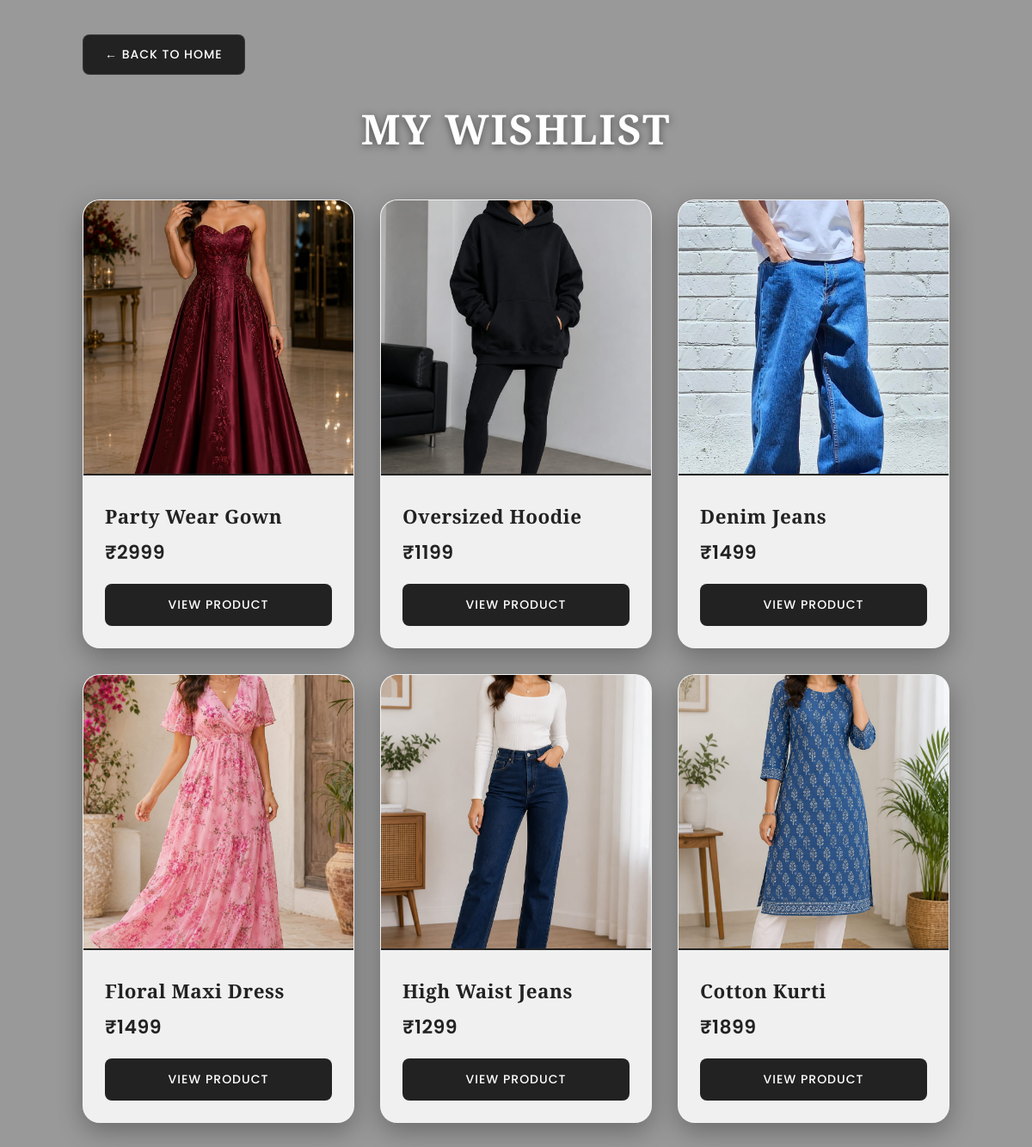
The app's page /wishlist_user/ (signed in) with its own data.
### specksapp/models.py (models this page shows)
class wishlist(models.Model):
    user=models.ForeignKey(Register,on_delete=models.CASCADE)
    product=models.ForeignKey(dress,on_delete=models.CASCADE,null=True,blank=True)
    added_at=models.DateTimeField(auto_now_add=True)

class dress(models.Model):
    name =  models.CharField(max_length=25,null=True,blank=True)
    user = models.ForeignKey('shopowner_register',on_delete=models.CASCADE,null=True,blank=True)
    price = models.IntegerField(null=True,blank=True)
    brand = models.CharField(max_length=25,null=True,blank=True)
    size = models.CharField(null=True,blank=True)
    material = models.CharField(max_length=25,null=True,blank=True)
    neckline = models.CharField(max_length=25,null=True,blank=True)
    sleeve_length = models.CharField(max_length=25,null=True,blank=True)
    length = models.CharField(null=True,blank=True)
    color = models.CharField(max_length=25,null=True,blank=True)
    pattern = models.CharField(max_length=25,null=True,blank=True)
    image = models.FileField(upload_to='images/',null=True,blank=True)
    discription =  models.CharField(max_length=150,null=True,blank=True)
    quantity = models.IntegerField(default=50)

### specksapp/views.py (the view)
# urls.py: path('wishlist_user/',views.wishlist_user,name='wishlist_user'),
def wishlist_user(request):
    if'email'not in request.session:
        return redirect('Login')
    email=request.session.get('email')
    user=models.Register.objects.get(email=email)
    wishlist=models.wishlist.objects.filter(user=user)
    return render(request,'wishlist_user.html',{'wishlist':wishlist})

### specksapp/templates/wishlist_user.html (shortened to what this page needs)
<!DOCTYPE html>
<html lang="en">
<head>
</head>
<body>
<div class="container">
    <a href="{% url 'home' %}" class="back-btn">
        ← Back to Home
    </a>
    <h1 class="title">My Wishlist</h1>
    {% if wishlist %}
    <div class="wishlist-grid">
        {% for item in wishlist %}
        <div class="card">
            <img src="{{ item.product.image.url }}" alt="Product">
            <div class="card-content">
                <h3 class="product-name">
                    {{ item.product.name }}
                </h3>
                <div class="price">
                    ₹{{ item.product.price }}
                </div>
                <a href="/product_detail/{{ items.product.id }}/" class="btn">
                    View Product
                </a>
            </div>
        </div>
        {% endfor %}
    </div>
    {% else %}
        <div class="empty">
            No products in your wishlist yet. ✨
        </div>
    {% endif %}
</div>
</body>
</html>

### specksapp/templates/wishlist_user.html (style rules this page uses)
* { margin: 0; padding: 0; box-sizing: border-box; font-family: 'Poppins', sans-serif; }
body { background: linear-gradient(rgba(0, 0, 0, 0.4), rgba(0, 0, 0, 0.4)), url('https://images.unsplash.com/photo-1558769132-cb1aea458c5e?q=80&w=1974&auto=format&fit=crop') no-repeat center center fixed; background-size: cover; min-height: 100vh; padding: 40px 8%; }
.container { max-width: 1200px; margin: auto; }
.back-btn { display: inline-block; text-decoration: none; color: white; background: #222; padding: 12px 25px; border-radius: 8px; font-size: 14px; font-weight: 500; letter-spacing: 1px; text-transform: uppercase; transition: all 0.3s ease; margin-bottom: 30px; border: 1px solid rgba(255, 255, 255, 0.1); }
.title { font-family: 'Playfair Display', serif; text-align: center; color: #ffffff; font-size: 3rem; margin-bottom: 50px; letter-spacing: 2px; text-transform: uppercase; text-shadow: 0 2px 10px rgba(0, 0, 0, 0.5); }
.wishlist-grid { display: grid; grid-template-columns: repeat(auto-fill, minmax(280px, 1fr)); gap: 30px; }
.card { background: rgba(255, 255, 255, 0.85); backdrop-filter: blur(10px); -webkit-backdrop-filter: blur(10px); border: 1px solid rgba(255, 255, 255, 0.2); border-radius: 20px; overflow: hidden; box-shadow: 0 10px 30px rgba(0, 0, 0, 0.3); transition: transform 0.3s cubic-bezier(0.4, 0, 0.2, 1), box-shadow 0.3s cubic-bezier(0.4, 0, 0.2, 1); }
.card img { width: 100%; height: 320px; object-fit: cover; border-bottom: 2px solid #222; }
.card-content { padding: 25px; }
.product-name { font-family: 'Playfair Display', serif; font-size: 1.4rem; color: #222; margin-bottom: 10px; letter-spacing: 0.5px; }
.price { color: #222; font-size: 22px; font-weight: 600; margin-bottom: 20px; letter-spacing: 0.5px; }
.btn { display: block; text-align: center; text-decoration: none; background: #222; color: white; padding: 14px; border-radius: 8px; font-size: 14px; font-weight: 500; letter-spacing: 1px; text-transform: uppercase; transition: all 0.3s ease; }

### records on screen
wishlist: product.image (picture), product.name "Party Wear Gown", product.price "2999"
wishlist: product.image (picture), product.name "Oversized Hoodie", product.price "1199"
wishlist: product.image (picture), product.name "Denim Jeans", product.price "1499"
wishlist: product.image (picture), product.name "Floral Maxi Dress", product.price "1499"
wishlist: product.image (picture), product.name "High Waist Jeans", product.price "1299"
wishlist: product.image (picture), product.name "Cotton Kurti", product.price "1899"
